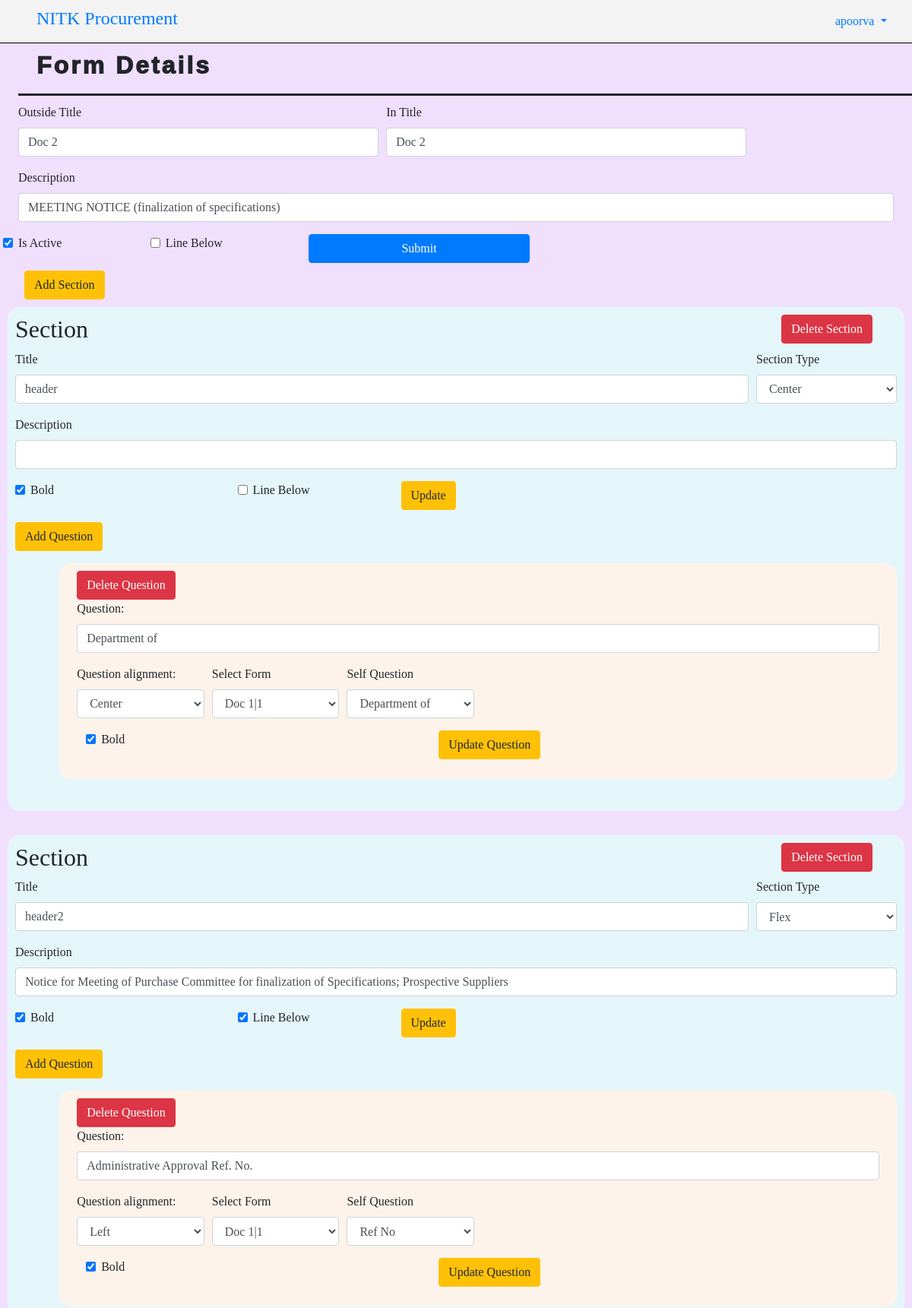
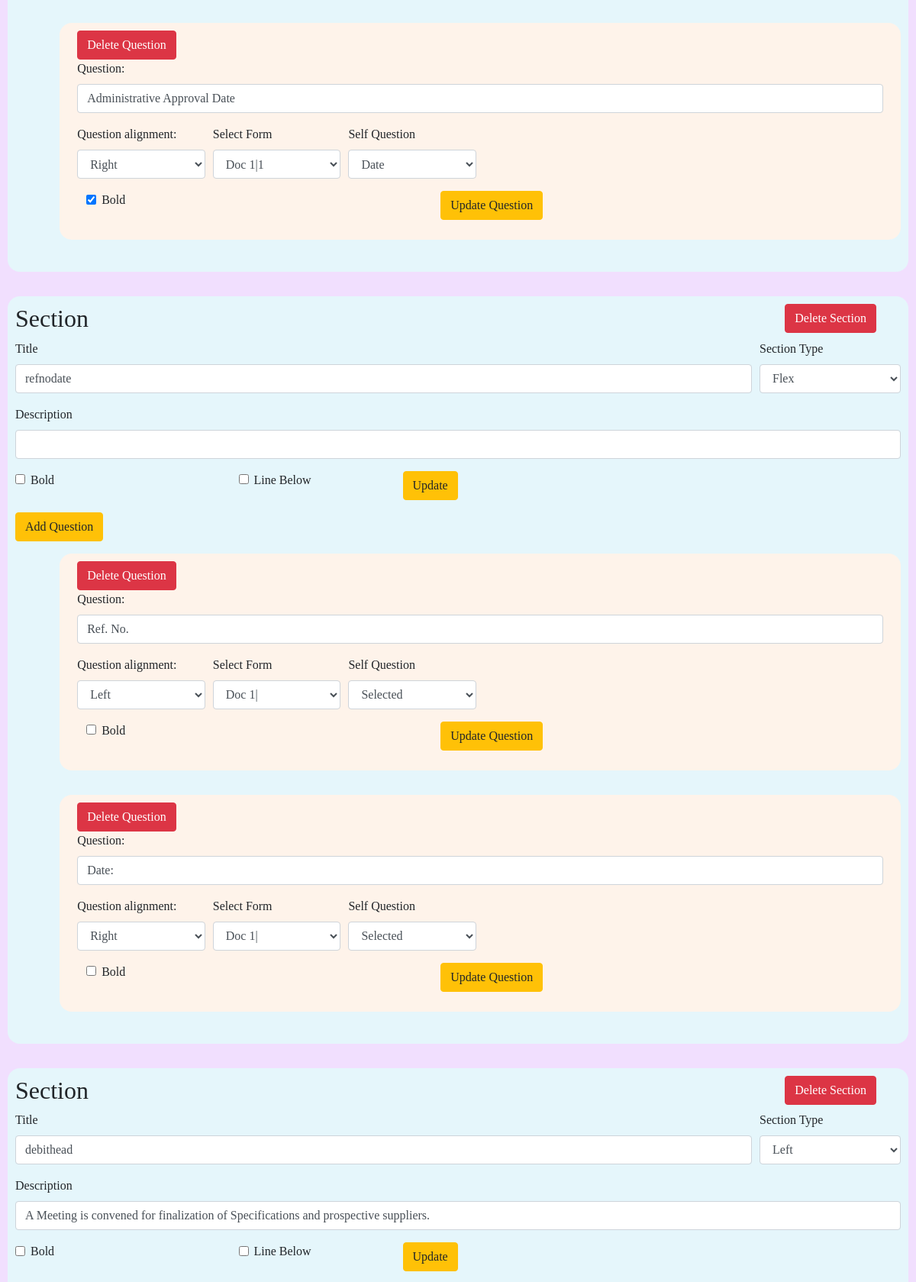
The app's page /create_section/2 (signed in, upper part) with its own data (2 pictures, top to bottom).
### procurement/models.py (models this page shows, shortened)
class Form(models.Model) :
    form_owner = models.ForeignKey(User, on_delete=models.CASCADE, blank=True, null=True, related_name="created_forms")
    outside_title = models.CharField(max_length=100, null=True, blank=True)
    in_title = models.CharField(max_length=100, null=True, blank=True)
    description = models.TextField(null=True, blank=True)
    is_active = models.BooleanField(default=True)
    line_below=models.BooleanField(default=False)
    def __str__(self) :
        return self.outside_title

class Section(models.Model) :
    title = models.CharField(max_length=100, null=True, blank=True)
    description = models.TextField(null=True, blank=True)
    form = models.ForeignKey(Form, on_delete=models.CASCADE, related_name="sections")
    bold=models.BooleanField(default=False)
    section_type = models.CharField(max_length=50, choices=[('left', 'Left'),('center', 'Center'),('flex', 'Flex'),('table','Table')])
    line_below=models.BooleanField(default=False)

class Question(models.Model) :
    question = models.CharField(max_length=500)
    section = models.ForeignKey(Section, on_delete=models.CASCADE, related_name="questions")
    form = models.ForeignKey(Form, on_delete=models.CASCADE, related_name="questions")
    type = models.CharField(max_length=100, null=True, blank=True)
    self_question = models.ForeignKey('self', on_delete=models.CASCADE, null=True, blank=True, related_name="question_related")
    answer_required = models.BooleanField(default=True)
    option1 = models.CharField(max_length=100, null=True, blank=True)
    option2 = models.CharField(max_length=100, null=True, blank=True)
    option3 = models.CharField(max_length=100, null=True, blank=True)
    option4 = models.CharField(max_length=100, null=True, blank=True)
    bold=models.BooleanField(default=False)
    align_type=models.CharField(max_length=100, null=True, blank=True, choices=[('left', 'Left'),('right', 'Right'),('center', 'Center'),])
    img_input=models.BooleanField(default=False)

### procurement/views.py (the view, shortened to what this page needs)
# urls.py: path("create_section/<int:id>", views.create_section, name = "create_section"),
@user_passes_test(is_superuser)
def create_section(request, id):
    get_form = Form.objects.get(id=id)
    get_sections = get_form.sections.all()
    all_forms = Form.objects.filter(is_active = True)
    if request.method == "GET":
        return render(request, "procurement/create_section.html", {
            "form": get_form,
            "sections": get_sections,
            "all_forms": all_forms
        })

### procurement/views.py (called while the page is built)
def is_superuser(user):
    return user.is_superuser

### procurement/templates/procurement/create_section.html (shortened to what this page needs)
{% extends './layout.html' %}
{% load static %}
{% block body %}
<div class="form_full_details">
    <div class="form-header">
        <h2>Form Details</h2>
    </div>
    <div class="form_details">
        <form action="{% url 'edit_form' id=form.id %}" method="post" class="edit_form">
            <div class="form-row">
                <div class="form-group col-md-5">
                    <label for="outside_title">Outside Title</label>
                    <input type="text" name="outside_title"  class="form-control" value="{{form.outside_title}}">
                </div>
                <div class="form-group col-md-5">
                    <label for="in_title">In Title</label>
                    <input type="text" name="in_title"  class="form-control" value="{{form.in_title}}">
                </div>
            </div>
            <div class="form-group">
                <label for="description">Description</label>
                <input type="text" name="description"  class="form-control" value="{{form.description}}">
            </div>
            <div class="form-row">
                <div class="form-check col-md-2" style="display: flex;">
                    <label for="is_active" class="form-check-label">Is Active</label>
                    <input type="checkbox" name="is_active"  class="form-check-input" {% if form.is_active %}checked="checked"{% endif %}>
                </div>
                <div class="form-check col-md-2" style="display: flex;">
                    <label for="line_below" class="form-check-label">Line Below</label>
                    <input type="checkbox" name="line_below_for_form"  class="form-check-input" {% if form.line_below %}checked="checked"{% endif %}>
                </div>
                <button type="submit" class = "btn btn-primary col-md-3">Submit</button>
            </div>
        </form>
    </div>
    <button type="button" id="create-new-form" class="btn btn-warning add_sec_but">Add Section</button>
    <div class="all_sections_in_form">
        {% for section in sections %}
            <div class="each_section_in_form">
                <div class="sec">
                    <h2>Section</h2>
                    <form action="{% url 'delete_section' id=section.id %}" class="delete_section" method="post">
                        <button type="submit" class="btn btn-danger">Delete Section</button>
                    </form>
                </div>
                <form action="{% url 'edit_section' id=section.id %}"  class="edit_section" method="post" >
                    <div class="each_section_form">
                        <div class="form-row">
                            <div class="form-group col-md-10">
                                <label for="title">Title</label>
                                <input type="text" name="title"  value="{{section.title}}" class="form-control">
                            </div>
                            <div class="form-group col-md-2">
                                <label for="section_type">Section Type</label>
                                <select name="section_type" id="section_type" class="form-control">
                                    <option value="left" {% if section.section_type == "left" %}selected{% endif %}>Left</option>
                                    <option value="flex" {% if section.section_type == "flex" %}selected{% endif %}>Flex</option>
                                    <option value="center" {% if section.section_type == "center" %}selected{% endif %}>Center</option>
                                </select>
                            </div>
                        </div>
                        <div class="form-group">
                            <label for="description">Description</label>
                            <input type="text" name="description" id="description" value="{{section.description}}" class="form-control">
                        </div>
                        <div class="form-row">
                            <div class="div_flex form-group col-md-3" style="margin-left: 20px;">
                                <label for="bold">Bold</label>
                                <input type="checkbox" name="bold" id="bold" {% if section.bold %}checked="checked"{% endif %} class="form-check-input">
                            </div>
                            <div class="div_flex form-group col-md-2">
                                <label for="line_below">Line Below</label>
                                <input type="checkbox" name="line_below" {% if section.line_below %}checked="checked"{% endif %} class="form-check-input">
                            </div>
                            <div class="form-group col-md-3">
                                <button type="submit" class="btn btn-warning">Update</button>
                            </div>
                        </div>
                        <button type="button" id="{{section.id}}" class="btn btn-warning" onclick="addQuestionForm(this)" style="margin-bottom: 1rem;">Add Question</button>
                    </div>
                </form>
                {% for question in section.questions.all %}
                    <div class="each_question">
                        <form action="{% url 'delete_question' id=question.id %}" class="delete_question" method="post">
                            <button type="submit" class="btn btn-danger">Delete Question</button>
                        </form>
                        <form action="{% url 'edit_question' id=question.id %}" class="edit_section" method="post">
                            <div class="form-group">
                                <label for="question">Question: </label>
                                <input type="text" name="question" value="{{question.question}}" class="form-control">
                            </div>
                            <div class="form-row">
                                <div class="form-group col-md-2">
                                    <label for="align_type">Question alignment: </label>
                                    <select name="align_type" class="form-control">
                                        <option value="left" {% if question.align_type == "left" %}selected{% endif %}>Left</option>
                                        <option value="right" {% if question.align_type == "right" %}selected{% endif %}>Right</option>
                                        <option value="center" {% if question.align_type == "center" %}selected{% endif %}>Center</option>
                                    </select>
                                </div>
                                <div class="form-group col-md-2">
                                    <label for="self_question">Select Form</label>
                                    <select name="self_question"  onchange="sendPostRequest(this)" class="form-control">
                                        {% for form in all_forms %}
                                            <option value="{{form.id}}" {% if question.self_question %} {% if question.self_question.form.id == form.id %}selected{% endif %}{% endif %}>{{form}}|{{question.self_question.form.id}}</option>
                                        {% endfor %}
                                    </select>
                                </div>
                                <div class="form-group col-md-2">
                                    <label>Self Question</label>
                                    <select name="questions" class="questions form-control">
                                        <option value="" selected disabled>Selected</option>
                                        {% for q in question.self_question.form.questions.all %}
                                            <option value="{{q.id}}" {% if question.self_question %}{% if question.self_question.id == q.id %}selected{% endif %}{% endif %}>{{q.question}}</option>
                                        {% endfor %}
                                    </select>
                                </div>
                            </div>
                            <div class="form-row">
                                <div class="form-group col-md-5" style="display: flex; margin-left: 2rem;">
                                    <label >Bold</label>
                                    <input type="checkbox" name="bold_ques" {% if question.bold %}checked="checked"{% endif %} class="form-check-input">
                                </div>
                                <div class="form-group col-md-6">
                                    <button type="submit" class="btn btn-warning">Update Question</button>
                                </div>
                            </div>
                        </form>
                    </div>
                {% endfor %}
            </div>
        {% endfor %}
    </div>
</div>
{% endblock %}

### procurement/templates/procurement/layout.html (shortened to what this page needs)
<!DOCTYPE html>
<html>
    <head>
        <!-- {% load static %}
        <link rel="stylesheet" type="text/css" href="../../static/index.css" />  -->
        <link rel="stylesheet" href="https://cdn.jsdelivr.net/npm/bootstrap@4.3.1/dist/css/bootstrap.min.css">
        <link href="https://stackpath.bootstrapcdn.com/bootstrap/4.5.2/css/bootstrap.min.css" rel="stylesheet">
    </head>
    <body style="background-color: rgb(248, 248, 248);">
        <nav class="navbar navbar-expand-lg" style="background-color: #e7e6e647; border-bottom: 1px solid black;">
          <a class="navbar-brand" href="#" style="text-align: center;"><h4><a href="{% url 'home' %}">NITK Procurement</a></h4></a>
          <div class="collapse navbar-collapse" id="navbarNav">
              <ul class="navbar-nav ml-auto" style="margin-right: 1%;">
                  <li class="nav-item dropdown">
                      <a class="nav-link dropdown-toggle" href="#" id="navbarDropdown" role="button" data-toggle="dropdown" aria-haspopup="true" aria-expanded="false">
                          {{user.username}}
                      </a>
                  </li>
              </ul>
          </div>
        </nav>
        {% block body %}
        {% endblock %}
    </body>
</html>

### procurement/templates/procurement/layout.html (style rules this page uses)
body { font-family: "Times New Roman", Times, serif; }

### procurement/templates/procurement/create_section.html (style rules this page uses)
.form_full_details { background: rgb(241, 223, 254); }
.form_details { padding: 10px 2%; }
.all_sections_in_form { padding: 10px; display: grid; gap: 2rem; }
.each_section_in_form { background: rgb(229, 246, 251); padding: 10px; border-radius: 1rem; }
.div_flex { display: flex; }
.each_question { padding: 10px 2%; margin-left: 5%; margin-bottom: 2rem; background: rgb(254, 243, 234); border-radius: 1rem; }
.delete_question > button { left: 10rem; right: 10rem; }
.sec { display: flex; justify-content: space-between; margin-right: 2rem; }
.form-header { margin-left: 2%; padding: 10px 2%; border-bottom: solid; }
.form-header>h2 { font-weight: 1000; letter-spacing: 3px; font-family:'Gill Sans', 'Gill Sans MT', Calibri, 'Trebuchet MS', sans-serif; }
.add_sec_but { margin-left: 2rem; }

### records on screen
Form: outside_title "Doc 2", in_title "Doc 2", description "MEETING NOTICE (finalization of specifications)", is_active "☑"
Section: title "header", section_type "Center", bold "☑"
Question: question "Department of", align_type "Center", self_question "Doc 1|1", questions "Department of", bold "☑"
Section: title "header2", section_type "Flex", description "Notice for Meeting of Purchase Committee for finalization of Specifications; Prospective Suppliers", bold "☑", line_below "☑"
Question: question "Administrative Approval Ref. No.", align_type "Left", self_question "Doc 1|1", questions "Ref No", bold "☑"
Question: question "Administrative Approval Date", align_type "Right", self_question "Doc 1|1", questions "Date", bold "☑"
Section: title "refnodate", section_type "Flex"
Question: question "Ref. No.", align_type "Left"
Question: question "Date:", align_type "Right"
Section: title "debithead", section_type "Left", description "A Meeting is convened for finalization of Specifications and prospective suppliers."

### other values on screen
{{ user.username }} "apoorva"
form field self_question "Doc 1|"
